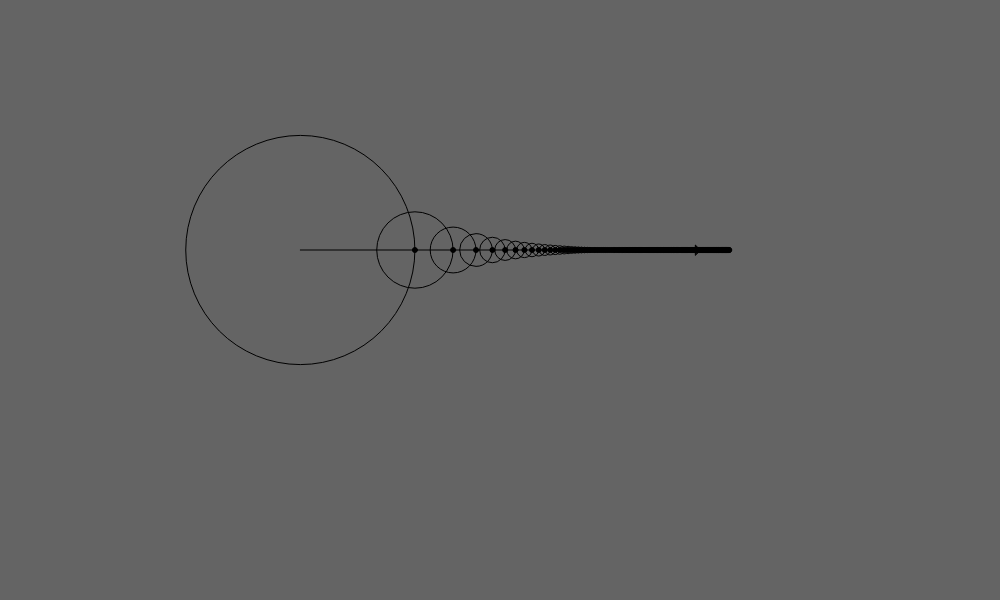
Frame 1 (no input)
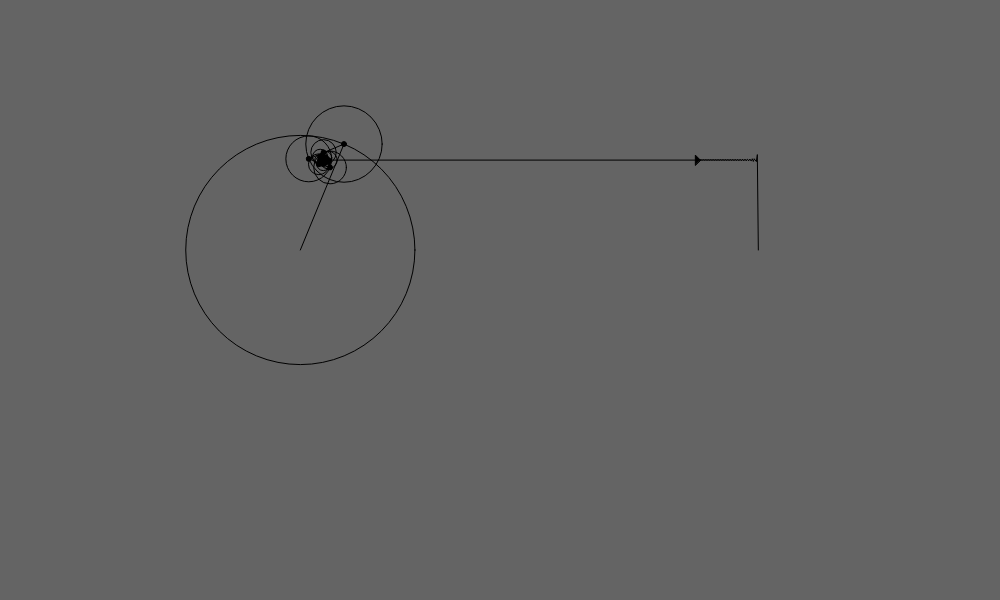
Frame 60 (no input)
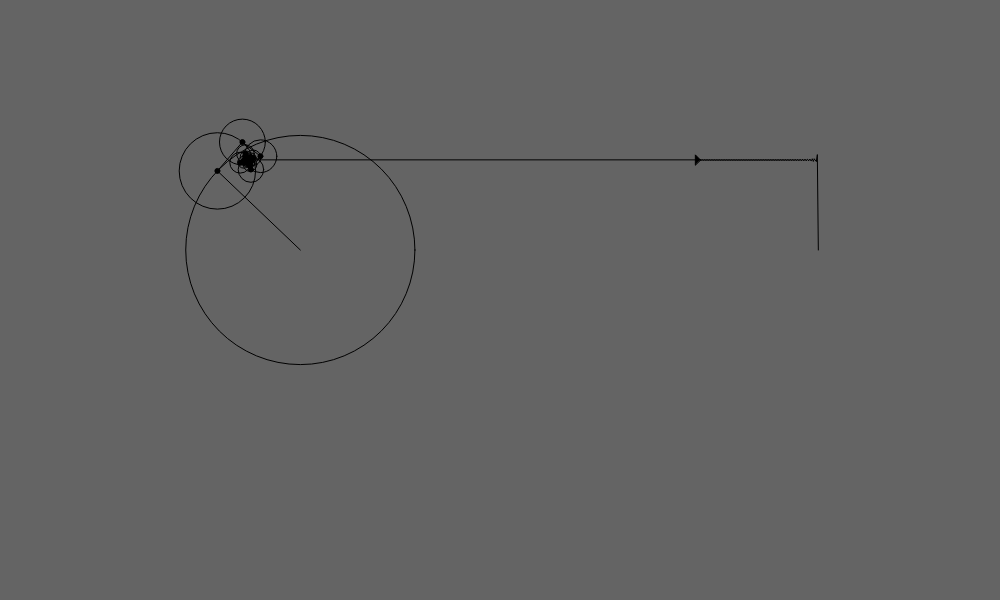
Frame 120 (the mouse pressed at the canvas centre since frame 60)

The p5.js sketch that drew these frames (run headless with seeded random() and noise() and a simulated clock; from frame 60 on, the mouse is pressed at the canvas centre):

// p5.js sketch
// ── sketch.js
let windowW = 1000;
let windowH = 600;
let time = 0;
let bigX = 300.33333333333334;
let bigY = 250;
let ys = [];
let prevx = bigX;
let prevy = bigY;
let lastX;
let lastY;
let sign;
let c;
let n = 500;
let size = 180;
let drawingPointX = bigX + 400;
function setup() {
  createCanvas(windowW, windowH);
}

function draw() {
  background(100);
  prevx = bigX;
  prevy = bigY;
  for (c = 1; c < n; c += 2) {
    let amp = 4 / (c * PI) * size;
    let x = cos(c * time) * (amp / 2);
    let y = sin(c * time) * (amp / 2);
    noFill();
    ellipse(prevx, prevy, amp);
    fill(0);
    line(prevx, prevy, prevx + x, prevy + y);
    prevx += x;
    prevy += y;
    ellipse(prevx, prevy, 5);
  }
  lastX = prevx;
  lastY = prevy;
  stroke(0);
  line(lastX, lastY, drawingPointX, lastY);
  push()
  fill(0);
  triangle(drawingPointX - 5, lastY + 5, drawingPointX - 5, lastY - 5, drawingPointX, lastY);
  pop()
  ys.push({ x: drawingPointX, y: lastY });

  for (let i = 0; i < ys.length - 1; i++) {
    let currentCoor = ys[i];
    let nextCoor = ys[i + 1];
    if (currentCoor.x >= windowW) ys.splice(i--, 1);
    else {
      line(currentCoor.x, currentCoor.y, nextCoor.x, nextCoor.y);
      ys[i].x++;
    }
  }
  time -= 0.02;
}
